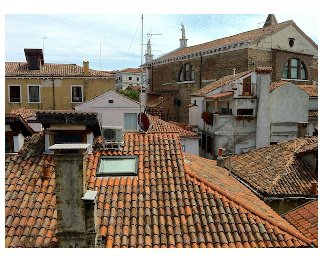
#> input picture pcv-notebook/ch02/test.jpg, 320 x 256 px
$ python ch02_sift_match.py test.jpg test.jpg   (Python 2 division)
#> lines starting #> are read from the running program, lines starting #| are printed output that depends on the picture
from PIL import Image
from pylab import *
import sys
from PCV.localdescriptors import sift


if len(sys.argv) >= 3:
  im1f, im2f = sys.argv[1], sys.argv[2]
else:
  im1f = '../data/sf_view1.jpg'
  im2f = '../data/sf_view2.jpg'
im1 = array(Image.open(im1f).convert('L'))
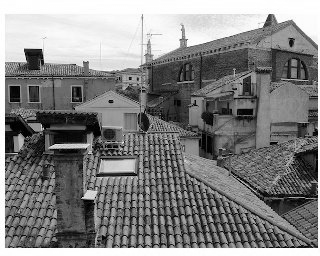
#> im1: shape (256, 320); min 0, max 255, mean 130.4
im2 = array(Image.open(im2f).convert('L'))

sift.process_image(im1f, 'out_sift_1.txt')
#> (this line was passed over: PCV is not available in this run)
#> (the run stopped early here; a loop or call above may not have finished)
